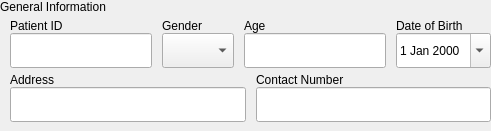
        <widget class="QWidget" name="StaffInfo" native="true">
         <property name="sizePolicy">
          <sizepolicy hsizetype="Preferred" vsizetype="Maximum">
           <horstretch>0</horstretch>
           <verstretch>0</verstretch>
          </sizepolicy>
         </property>
         <layout class="QVBoxLayout" name="verticalLayout_7">
          <property name="spacing">
           <number>5</number>
          </property>
          <property name="leftMargin">
           <number>0</number>
          </property>
          <property name="topMargin">
           <number>0</number>
          </property>
          <property name="rightMargin">
           <number>0</number>
          </property>
          <property name="bottomMargin">
           <number>0</number>
          </property>
          <item>
           <widget class="QLabel" name="DocLincense">
            <property name="text">
             <string>General Information</string>
            </property>
           </widget>
          </item>
          <item>
           <widget class="QWidget" name="upper_2" native="true">
            <layout class="QHBoxLayout" name="horizontalLayout_5">
             <property name="spacing">
              <number>10</number>
             </property>
             <property name="leftMargin">
              <number>10</number>
             </property>
             <property name="topMargin">
              <number>0</number>
             </property>
             <property name="rightMargin">
              <number>0</number>
             </property>
             <property name="bottomMargin">
              <number>0</number>
             </property>
             <item>
              <widget class="QWidget" name="widget_16" native="true">
               <layout class="QVBoxLayout" name="verticalLayout_22">
                <property name="spacing">
                 <number>0</number>
                </property>
                <property name="leftMargin">
                 <number>0</number>
                </property>
                <property name="topMargin">
                 <number>0</number>
                </property>
                <property name="rightMargin">
                 <number>0</number>
                </property>
                <property name="bottomMargin">
                 <number>0</number>
                </property>
                <item alignment="Qt::AlignTop">
                 <widget class="QLabel" name="label_14">
                  <property name="sizePolicy">
                   <sizepolicy hsizetype="Expanding" vsizetype="Preferred">
                    <horstretch>0</horstretch>
                    <verstretch>0</verstretch>
                   </sizepolicy>
                  </property>
                  <property name="text">
                   <string>Patient ID</string>
                  </property>
                 </widget>
                </item>
                <item>
                 <widget class="QLineEdit" name="ID">
                  <property name="sizePolicy">
                   <sizepolicy hsizetype="Expanding" vsizetype="Preferred">
                    <horstretch>0</horstretch>
                    <verstretch>0</verstretch>
                   </sizepolicy>
                  </property>
                  <property name="minimumSize">
                   <size>
                    <width>0</width>
                    <height>35</height>
                   </size>
                  </property>
                  <property name="maximumSize">
                   <size>
                    <width>16777215</width>
                    <height>35</height>
                   </size>
                  </property>
                  <property name="font">
                   <font>
                    <pointsize>12</pointsize>
                   </font>
                  </property>
                 </widget>
                </item>
               </layout>
              </widget>
             </item>
             <item>
              <widget class="QWidget" name="widget_14" native="true">
               <layout class="QVBoxLayout" name="verticalLayout_20">
                <property name="spacing">
                 <number>0</number>
                </property>
                <property name="leftMargin">
                 <number>0</number>
                </property>
                <property name="topMargin">
                 <number>0</number>
                </property>
                <property name="rightMargin">
                 <number>0</number>
                </property>
                <property name="bottomMargin">
                 <number>0</number>
                </property>
                <item alignment="Qt::AlignTop">
                 <widget class="QLabel" name="label_12">
                  <property name="sizePolicy">
                   <sizepolicy hsizetype="Expanding" vsizetype="Preferred">
                    <horstretch>0</horstretch>
                    <verstretch>0</verstretch>
                   </sizepolicy>
                  </property>
                  <property name="text">
                   <string>Gender</string>
                  </property>
                 </widget>
                </item>
                <item>
                 <widget class="QComboBox" name="Gender">
                  <property name="sizePolicy">
                   <sizepolicy hsizetype="Preferred" vsizetype="Preferred">
                    <horstretch>0</horstretch>
                    <verstretch>0</verstretch>
                   </sizepolicy>
                  </property>
                  <property name="minimumSize">
                   <size>
                    <width>0</width>
                    <height>35</height>
                   </size>
                  </property>
                  <property name="maximumSize">
                   <size>
                    <width>16777215</width>
                    <height>35</height>
                   </size>
                  </property>
                 </widget>
                </item>
               </layout>
              </widget>
             </item>
             <item>
              <widget class="QWidget" name="widget_6" native="true">
               <layout class="QVBoxLayout" name="verticalLayout_8">
                <property name="spacing">
                 <number>0</number>
                </property>
                <property name="leftMargin">
                 <number>0</number>
                </property>
                <property name="topMargin">
                 <number>0</number>
                </property>
                <property name="rightMargin">
                 <number>0</number>
                </property>
                <property name="bottomMargin">
                 <number>0</number>
                </property>
                <item>
                 <widget class="QLabel" name="label_7">
                  <property name="text">
                   <string>Age</string>
                  </property>
                 </widget>
                </item>
                <item>
                 <widget class="QLineEdit" name="Age">
                  <property name="sizePolicy">
                   <sizepolicy hsizetype="Expanding" vsizetype="Expanding">
                    <horstretch>0</horstretch>
                    <verstretch>0</verstretch>
                   </sizepolicy>
                  </property>
                  <property name="font">
                   <font>
                    <pointsize>12</pointsize>
                   </font>
                  </property>
                 </widget>
                </item>
               </layout>
              </widget>
             </item>
             <item>
              <widget class="QWidget" name="widget_15" native="true">
               <layout class="QVBoxLayout" name="verticalLayout_21">
                <property name="spacing">
                 <number>0</number>
                </property>
                <property name="leftMargin">
                 <number>0</number>
                </property>
                <property name="topMargin">
                 <number>0</number>
                </property>
                <property name="rightMargin">
                 <number>0</number>
                </property>
                <property name="bottomMargin">
                 <number>0</number>
                </property>
                <item alignment="Qt::AlignTop">
                 <widget class="QLabel" name="label_13">
                  <property name="sizePolicy">
                   <sizepolicy hsizetype="Expanding" vsizetype="Preferred">
                    <horstretch>0</horstretch>
                    <verstretch>0</verstretch>
                   </sizepolicy>
                  </property>
                  <property name="text">
                   <string>Date of Birth</string>
                  </property>
                 </widget>
                </item>
                <item>
                 <widget class="QDateEdit" name="Dob">
                  <property name="minimumSize">
                   <size>
                    <width>0</width>
                    <height>35</height>
                   </size>
                  </property>
                  <property name="maximumSize">
                   <size>
                    <width>16777209</width>
                    <height>35</height>
                   </size>
                  </property>
                  <property name="calendarPopup">
                   <bool>true</bool>
                  </property>
                 </widget>
                </item>
               </layout>
              </widget>
             </item>
            </layout>
           </widget>
          </item>
          <item>
           <widget class="QWidget" name="lower_2" native="true">
            <property name="sizePolicy">
             <sizepolicy hsizetype="Expanding" vsizetype="Preferred">
              <horstretch>0</horstretch>
              <verstretch>0</verstretch>
             </sizepolicy>
            </property>
            <layout class="QHBoxLayout" name="horizontalLayout_8">
             <property name="spacing">
              <number>10</number>
             </property>
             <property name="leftMargin">
              <number>0</number>
             </property>
             <property name="topMargin">
              <number>0</number>
             </property>
             <property name="rightMargin">
              <number>0</number>
             </property>
             <item>
              <widget class="QWidget" name="widget_9" native="true">
               <layout class="QVBoxLayout" name="verticalLayout_15">
                <property name="spacing">
                 <number>0</number>
                </property>
                <property name="leftMargin">
                 <number>0</number>
                </property>
                <property name="topMargin">
                 <number>0</number>
                </property>
                <property name="rightMargin">
                 <number>0</number>
                </property>
                <property name="bottomMargin">
                 <number>0</number>
                </property>
               </layout>
              </widget>
             </item>
             <item>
              <widget class="QWidget" name="widget_17" native="true">
               <layout class="QVBoxLayout" name="verticalLayout_23">
                <property name="spacing">
                 <number>0</number>
                </property>
                <property name="leftMargin">
                 <number>0</number>
                </property>
                <property name="topMargin">
                 <number>0</number>
                </property>
                <property name="rightMargin">
                 <number>0</number>
                </property>
                <property name="bottomMargin">
                 <number>0</number>
                </property>
                <item alignment="Qt::AlignTop">
                 <widget class="QLabel" name="label_15">
                  <property name="sizePolicy">
                   <sizepolicy hsizetype="Expanding" vsizetype="Preferred">
                    <horstretch>0</horstretch>
                    <verstretch>0</verstretch>
                   </sizepolicy>
                  </property>
                  <property name="text">
                   <string>Address</string>
                  </property>
                 </widget>
                </item>
                <item>
                 <widget class="QLineEdit" name="Address">
                  <property name="sizePolicy">
                   <sizepolicy hsizetype="Expanding" vsizetype="Preferred">
                    <horstretch>0</horstretch>
                    <verstretch>0</verstretch>
                   </sizepolicy>
                  </property>
                  <property name="minimumSize">
                   <size>
                    <width>0</width>
                    <height>35</height>
                   </size>
                  </property>
                  <property name="maximumSize">
                   <size>
                    <width>16777215</width>
                    <height>35</height>
                   </size>
                  </property>
                  <property name="font">
                   <font>
                    <pointsize>12</pointsize>
                   </font>
                  </property>
                 </widget>
                </item>
               </layout>
              </widget>
             </item>
             <item>
              <widget class="QWidget" name="widget_18" native="true">
               <layout class="QVBoxLayout" name="verticalLayout_24">
                <property name="spacing">
                 <number>0</number>
                </property>
                <property name="leftMargin">
                 <number>0</number>
                </property>
                <property name="topMargin">
                 <number>0</number>
                </property>
                <property name="rightMargin">
                 <number>0</number>
                </property>
                <property name="bottomMargin">
                 <number>0</number>
                </property>
                <item alignment="Qt::AlignTop">
                 <widget class="QLabel" name="label_16">
                  <property name="sizePolicy">
                   <sizepolicy hsizetype="Expanding" vsizetype="Preferred">
                    <horstretch>0</horstretch>
                    <verstretch>0</verstretch>
                   </sizepolicy>
                  </property>
                  <property name="text">
                   <string>Contact Number</string>
                  </property>
                 </widget>
                </item>
                <item>
                 <widget class="QLineEdit" name="Contact">
                  <property name="sizePolicy">
                   <sizepolicy hsizetype="Expanding" vsizetype="Preferred">
                    <horstretch>0</horstretch>
                    <verstretch>0</verstretch>
                   </sizepolicy>
                  </property>
                  <property name="minimumSize">
                   <size>
                    <width>0</width>
                    <height>35</height>
                   </size>
                  </property>
                  <property name="maximumSize">
                   <size>
                    <width>16777215</width>
                    <height>35</height>
                   </size>
                  </property>
                  <property name="font">
                   <font>
                    <pointsize>12</pointsize>
                   </font>
                  </property>
                 </widget>
                </item>
               </layout>
              </widget>
             </item>
            </layout>
           </widget>
          </item>
         </layout>
        </widget>
